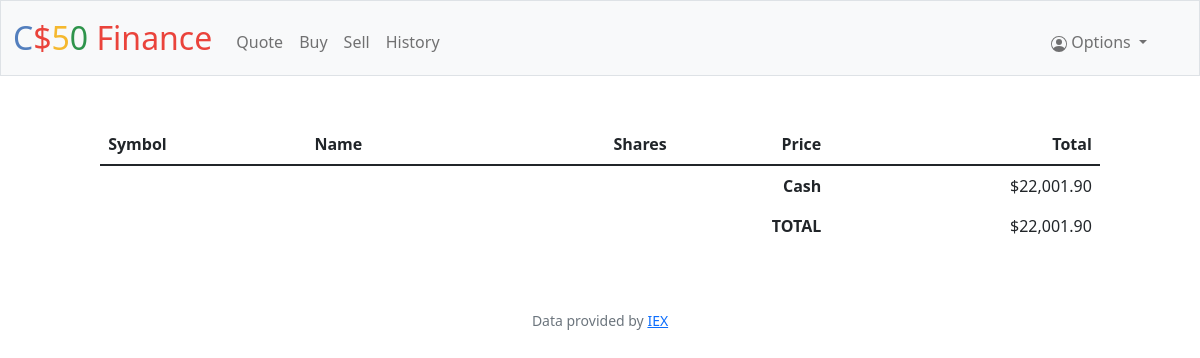
Before: / (signed in) with the older database file.
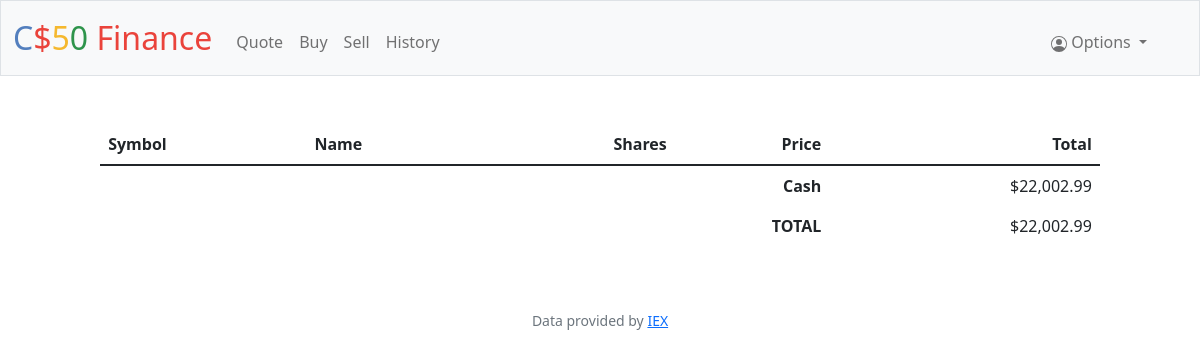
After: the same page with the newer database file.
### tables this page shows
CREATE TABLE users (id INTEGER, username TEXT NOT NULL, hash TEXT NOT NULL, cash NUMERIC NOT NULL DEFAULT 10000.00, PRIMARY KEY(id));

### app.py (the view, shortened to what this page needs)
@app.route("/", methods=["GET", "POST"])
@login_required
def index():
    user_info = db.execute("SELECT cash,username FROM users WHERE id = ?", session["user_id"])
    if request.method == "GET":
        transactions = db.execute(
            "SELECT shares, stock_symbol,stock_name,price FROM transactions WHERE user_id = ? ORDER BY id DESC",
            session["user_id"])
        symbol = db.execute("SELECT stock_symbol FROM transactions WHERE user_id = ?", session["user_id"])
        prices = {}
        for dic in symbol:
            prices[dic["stock_symbol"]] = lookup(dic["stock_symbol"])["price"]
        return render_template("index.html", transactions=transactions, user_cash=user_info[0]["cash"], prices=prices, username=user_info[0]["username"])

### app.py (called while the page is built)
@app.after_request
def after_request(response):
    response.headers["Cache-Control"] = "no-cache, no-store, must-revalidate"
    response.headers["Expires"] = 0
    response.headers["Pragma"] = "no-cache"
    return response

### helpers.py (called while the page is built)
def login_required(f):
    @wraps(f)
    def decorated_function(*args, **kwargs):
        if session.get("user_id") is None:
            return redirect("/login")
        return f(*args, **kwargs)
    return decorated_function

def usd(value):
    return f"${value:,.2f}"

### templates/index.html (shortened to what this page needs)
{% extends "layout.html" %}
{% block main %}
    <table class="table table-striped">
        <thead>
            <tr>
                <th class="text-start"> Symbol </th>
                <th class="text-start"> Name </th>
                <th class="text-end"> Shares </th>
                <th class="text-end"> Price </th>
                <th class="text-end"> Total </th>
            </tr>
        </thead>
            {% set total = namespace(value=0) %}
        <tfoot>
            <tr>
                <td class="border-0 fw-bold text-end" colspan="4"> Cash </td>
                <td class="border-0 text-end" id="user_cash" id="user_cash"> {{ user_cash | usd}} </td>
            </tr>
            <tr>
                <td class="border-0 fw-bold text-end" colspan="4"> TOTAL </td>
                <td class="border-0 text-end"> {{ (user_cash + total.value) | usd}}
            </tr>
        </tfoot>
    </table>
{% endblock %}

Changed rows visible on the page:
changed users: cash "$22,001.90" → "$22,002.99"; (user_cash+total.value)|usd "$22,001.90" → "$22,002.99"
